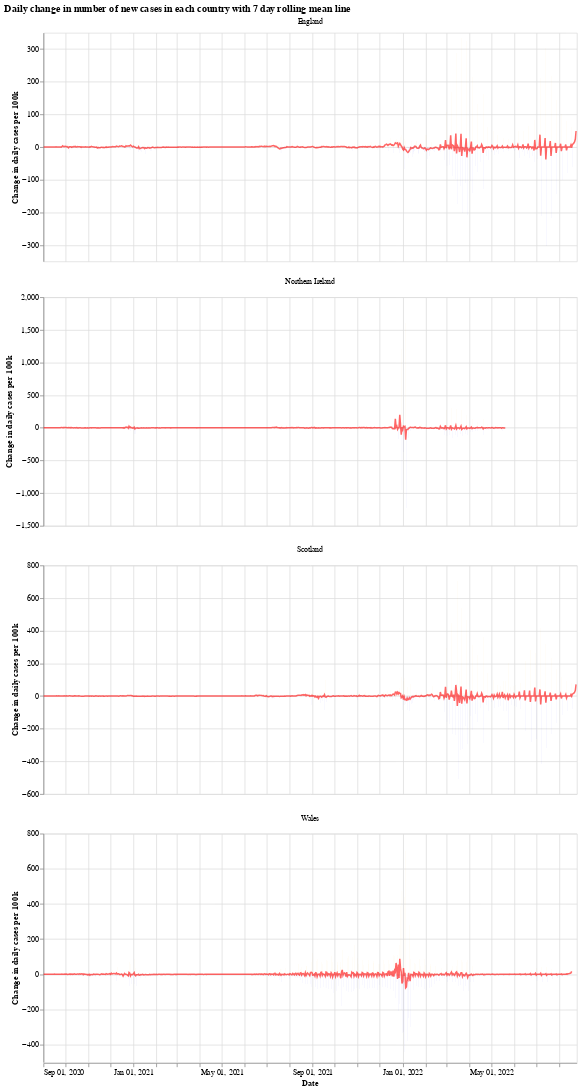

The cell this chart's notebook holds for it:
### Markdown cell above
We will use the Python library `Altair` for visualising the data, see the [altair docs](https://altair-viz.github.io/) for more information.

First we have a graph which shows the daily change in the number of new cases for each country. This number jumps up and down all over the place, which is likely due to delay in reporting of new cases over the weekend. Another interesting thing is that it looks like the daily cases in Wales experienced a much shorter period of calm over the summer (calm in the sense of daily cases not jumping up and down).

The orange bars are days when the number of new cases (per 100k population) was more than the previous day, while the blue are days when the number of new cases dropped. The red line is the 7 day moving average. 

When the moving average line is below 0, it means that there is a consistent drop in new cases. We can see this clearly happening around the times that lockdowns were introduced (though, to varying degrees). I will update the graphs soon with a marker of when each lockdown started.

### Code cell
# collapse
import altair as alt

bars = alt.Chart(uk_cases).mark_bar().encode(
    x=alt.X("yearmonthdate(date):T", axis=alt.Axis(title='Date')),
    y=alt.Y("casesChangeRate:Q", axis=alt.Axis(title='Change in daily cases per 100k')),
    tooltip='casesChange',
    color=alt.condition(
        alt.datum.casesChangeRate > 0,
        alt.value("orange"),  # The positive color
        alt.value("blue")  # The negative color
    )
).properties(title='Daily change in number of new cases with 7 day rolling mean',width=700).interactive()

line = alt.Chart(uk_cases).mark_line(
    color='red',
    size=2,
    opacity=0.6
).transform_window(
    rolling_mean='mean(casesChangeRate)',
    frame=[0, 7],
    groupby=['areaName']
).encode(
    x='yearmonthdate(date):T',
    y='rolling_mean:Q'
)

alt.layer(bars, line, data=uk_cases).facet(alt.Column(
    'areaName', title=''), columns=1).resolve_scale(y='independent').properties(title='Daily change in number of new cases in each country with 7 day rolling mean line')

### Figure 1 — Vega-Lite specification as saved in the notebook (floating-point values rounded to 4 significant figures; data arrays with more than 128 entries replaced by an {"elided": "..."} marker saying what was removed)
{"config": {"view": {"continuousWidth": 400, "continuousHeight": 300}}, "data": {"name": "data-41f6b2e670a70a100b6ca662314fc74e"}, "facet": {"type": "nominal", "field": "areaName", "title": ""}, "spec": {"layer": [{"mark": "bar", "encoding": {"color": {"condition": {"value": "orange", "test": "(datum.casesChangeRate > 0)"}, "value": "blue"}, "tooltip": {"type": "quantitative", "field": "casesChange"}, "x": {"type": "temporal", "axis": {"title": "Date"}, "field": "date", "timeUnit": "yearmonthdate"}, "y": {"type": "quantitative", "axis": {"title": "Change in daily cases per 100k"}, "field": "casesChangeRate"}}, "selection": {"selector001": {"type": "interval", "bind": "scales", "encodings": ["x", "y"]}}, "title": "Daily change in number of new cases with 7 day rolling mean", "width": 700}, {"mark": {"type": "line", "color": "red", "opacity": 0.6, "size": 2}, "encoding": {"x": {"type": "temporal", "field": "date", "timeUnit": "yearmonthdate"}, "y": {"type": "quantitative", "field": "rolling_mean"}}, "transform": [{"window": [{"op": "mean", "field": "casesChangeRate", "as": "rolling_mean"}], "frame": [0, 7], "groupby": ["areaName"]}]}]}, "columns": 1, "resolve": {"scale": {"y": "independent"}}, "title": "Daily change in number of new cases in each country with 7 day rolling mean line", "$schema": "https://vega.github.io/schema/vega-lite/v4.8.1.json", "datasets": {"data-41f6b2e670a70a100b6ca662314fc74e": {"elided": "2790 records"}}}
